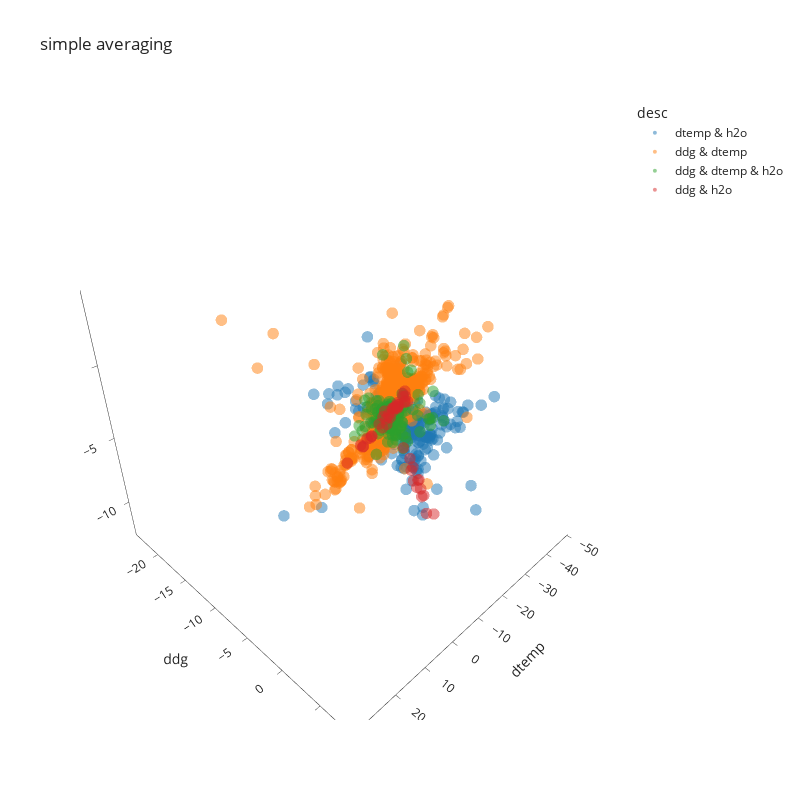

The notebook cell saved with this chart:
### Code cell
df = data.dataframe_remerged(df=data.dataframe_repeats_avg())
fig = px.scatter_3d(df, x='dtemp', y='ddg', z='h2o', color='desc', width=800, height=800, title='simple averaging', template='simple_white')
fig.update_traces(mode='markers', marker_line_width=0, marker_size=4, opacity=.5)

### Figure 1 — Plotly figure (JSON) as saved in the notebook; plotly's stock layout.template omitted (floating-point values rounded to 4 significant figures; data arrays with more than 128 entries replaced by an {"elided": "..."} marker saying what was removed)
{"data": [{"hovertemplate": "desc=dtemp & h2o<br>dtemp=%{x}<br>ddg=%{y}<br>h2o=%{z}<extra></extra>", "legendgroup": "dtemp & h2o", "marker": {"color": "#1F77B4", "line": {"width": 0}, "size": 4, "symbol": "circle"}, "mode": "markers", "name": "dtemp & h2o", "opacity": 0.5, "scene": "scene", "showlegend": true, "type": "scatter3d", "x": {"elided": "380 float values"}, "y": {"elided": "380 float values"}, "z": {"elided": "380 float values"}}, {"hovertemplate": "desc=ddg & dtemp<br>dtemp=%{x}<br>ddg=%{y}<br>h2o=%{z}<extra></extra>", "legendgroup": "ddg & dtemp", "marker": {"color": "#FF7F0E", "line": {"width": 0}, "size": 4, "symbol": "circle"}, "mode": "markers", "name": "ddg & dtemp", "opacity": 0.5, "scene": "scene", "showlegend": true, "type": "scatter3d", "x": {"elided": "1293 float values"}, "y": {"elided": "1293 float values"}, "z": {"elided": "1293 float values"}}, {"hovertemplate": "desc=ddg & dtemp & h2o<br>dtemp=%{x}<br>ddg=%{y}<br>h2o=%{z}<extra></extra>", "legendgroup": "ddg & dtemp & h2o", "marker": {"color": "#2CA02C", "line": {"width": 0}, "size": 4, "symbol": "circle"}, "mode": "markers", "name": "ddg & dtemp & h2o", "opacity": 0.5, "scene": "scene", "showlegend": true, "type": "scatter3d", "x": {"elided": "147 float values"}, "y": {"elided": "147 float values"}, "z": {"elided": "147 float values"}}, {"hovertemplate": "desc=ddg & h2o<br>dtemp=%{x}<br>ddg=%{y}<br>h2o=%{z}<extra></extra>", "legendgroup": "ddg & h2o", "marker": {"color": "#D62728", "line": {"width": 0}, "size": 4, "symbol": "circle"}, "mode": "markers", "name": "ddg & h2o", "opacity": 0.5, "scene": "scene", "showlegend": true, "type": "scatter3d", "x": [0.0, 0.0, 0.0, 0.0, 0.0, 0.0, 0.0, 0.0, 0.0, 0.0, 0.0, 0.0, 0.0, 0.0, 0.0, 0.0, 0.0, 0.0, 0.0, 0.0, 0.0, 0.0, 0.0, 0.0, 0.0, 0.0, 0.0, 0.0, 0.0, 0.0, 0.0, 0.0, 0.0, 0.0, 0.0, 0.0, 0.0, 0.0, 0.0, 0.0, 0.0, 0.0, 0.0, 0.0, 0.0, 0.0, 0.0, 0.0, 0.0], "y": [-3.3, -2.5, -5.0, 0.93, -0.7, -2.12, -3.01, -2.94, -1.94, -1.95, -0.35, 0.7, -0.53, -0.69, -0.09, -0.21, 0.12, -1.1, 1.4, 0.3, 3.85, 3.03, 2.87, 1.73, 3.5, 2.71, 4.23, 3.61, 5.45, 2.5, 4.03, 4.67, 3.43, 0.94, 0.47, 0.37, 1.63, 1.67, 1.02, 1.9, 0.58, 0.43, 0.75, 1.36, 0.84, 1.63, 1.58, 0.875, -0.07], "z": [-2.977, -2.3, -4.8, 0.77, -1.0, -2.12, -3.01, -2.94, -1.94, -1.95, -0.35, 0.74, 0.08, -0.32, -0.13, -0.64, -0.13, -0.9, 1.5, 0.5, -3.42, -3.2, -2.34, -1.5, -2.97, -2.61, -3.73, -2.91, -4.52, -1.92, -3.88, -4.79, -3.48, 0.9, 0.57, 0.32, 1.24, 1.6, 0.93, 1.37, 0.56, 0.52, 0.7, 1.68, 0.98, 1.32, 1.87, 0.67, 0.02]}], "layout": {"height": 800, "legend": {"title": {"text": "desc"}, "tracegroupgap": 0}, "scene": {"domain": {"x": [0.0, 1.0], "y": [0.0, 1.0]}, "xaxis": {"title": {"text": "dtemp"}}, "yaxis": {"title": {"text": "ddg"}}, "zaxis": {"title": {"text": "h2o"}}}, "title": {"text": "simple averaging"}, "width": 800}}
